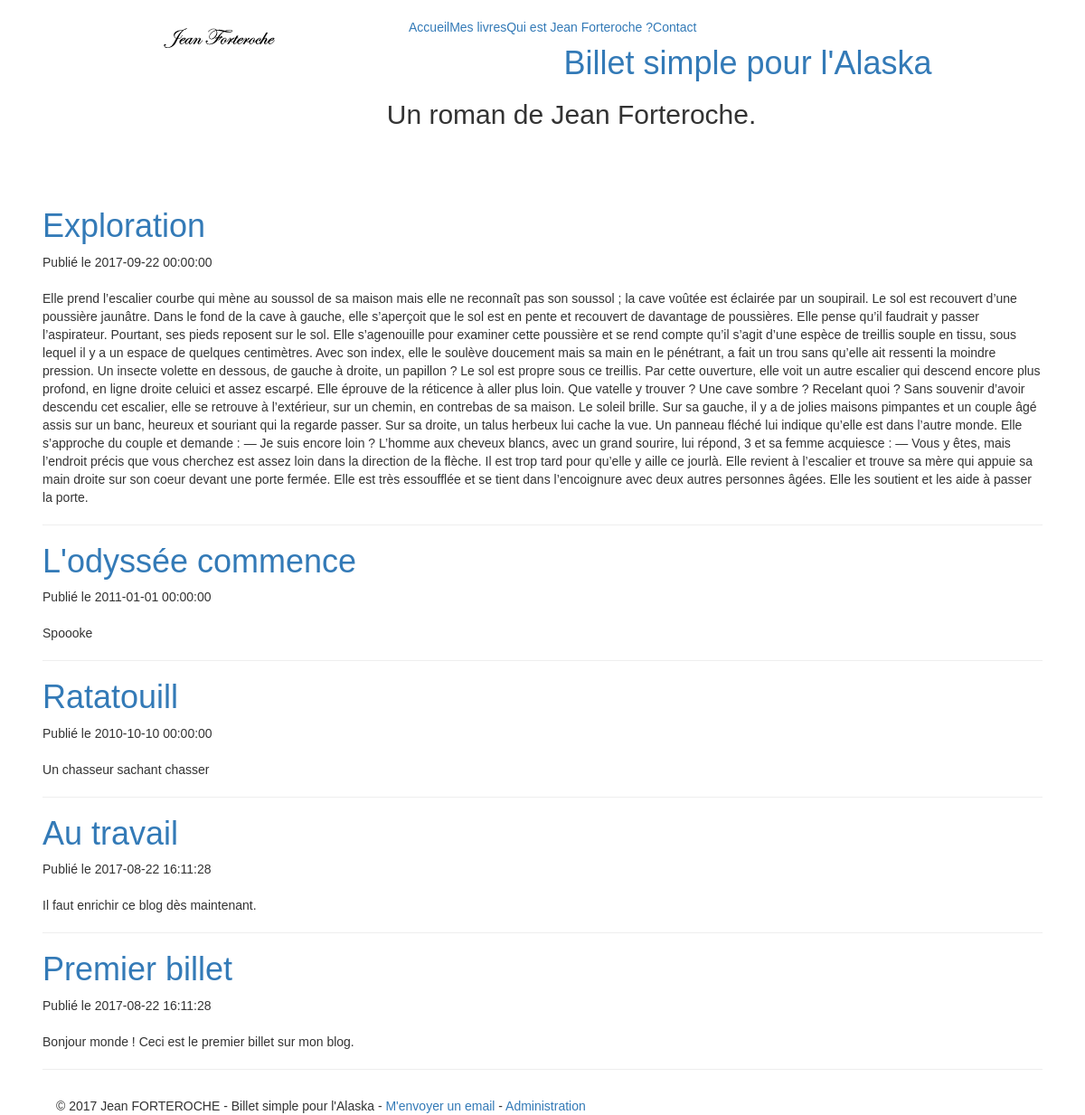
The page / on the database its author committed.
### tables this page shows
CREATE TABLE `t_billet` (
  `BIL_ID` int(11) NOT NULL,
  `BIL_DATE` datetime NOT NULL,
  `BIL_TITRE` varchar(100) NOT NULL,
  `BIL_CONTENU` text NOT NULL
);

### Controleur/ControleurAccueil.php (called while the page is built, shortened)
<?php
class ControleurAccueil extends Controleur {
    private $billet;
    public function __construct() {
        $this->billet = new Billet();
    }
    public function index() {
        $billets = $this->billet->getBilletsTronques(1,750);
        $this->genererVue(array('billets' => $billets));
    }
}

### Autoloader.php (called while the page is built, shortened)
<?php
class Autoloader{
    static function autoload($class){
        if (strpos($class, __NAMESPACE__ . '\\') === 0){
            $class = str_replace(__NAMESPACE__ . '\\', '', $class);
            $class = str_replace('\\', '/', $class);
        }
    }
}

### Modele/Billet.php (called while the page is built, shortened)
<?php
class Billet extends Modele
{
    public function getBilletsTronques($page = 1, $limit = 50)
    {
        $sql = 'select billet.BIL_ID AS id, billet.BIL_CONTENU as contenu, billet.BIL_TITRE as titre, billet.BIL_DATE as date, COUNT(com.COM_ID) as cptCom, SUM(com.COM_SIGNALEMENT) as cptSig'
            . ' from T_BILLET as billet'
            . ' LEFT JOIN T_COMMENTAIRE com ON com.BIL_ID = billet.BIL_ID'
            . ' GROUP BY billet.BIL_ID'
            . ' order by billet.BIL_ID desc';
        $billetsTronques = $this->executerRequete($sql, array(), self::MAX_PER_PAGE, ($page - 1) * self::MAX_PER_PAGE);
        return $billetsTronques;
    }
}

### Framework/Configuration.php (called while the page is built, shortened)
<?php
class Configuration {
    private static $parametres;
    public static function get($nom, $valeurParDefaut = null) {
        if (isset(self::getParametres()[$nom])) {
            $valeur = self::getParametres()[$nom];
        }
        else {
            $valeur = $valeurParDefaut;
        }
        return $valeur;
    }
    private static function getParametres() {
        if (self::$parametres == null) {
            $cheminFichier = "Config/dev.ini";
            if (!file_exists($cheminFichier)) {
                throw new Exception("Aucun fichier de configuration trouvé");
            }
            else {
                self::$parametres = parse_ini_file($cheminFichier);
            }
        }
        return self::$parametres;
    }
}

### Framework/Modele.php (called while the page is built, shortened)
<?php
abstract class Modele
{
    private static $bdd;
    protected function executerRequete($sql, $params = null)
    {
        if ($params == null) {
            $result = self::getBdd()->query($sql);
        }
        return $result;
    }
        private
        static function getBdd()
        {
            if (self::$bdd === null) {
                $dsn = Configuration::get("dsn");
                $login = Configuration::get("login");
                $mdp = Configuration::get("mdp");
                self::$bdd = new \PDO($dsn, $login, $mdp,
                    array(\PDO::ATTR_ERRMODE => \PDO::ERRMODE_EXCEPTION));
            }
            return self::$bdd;
        }
    }

### Framework/Routeur.php (called while the page is built, shortened)
<?php
class Routeur {
    public function routerRequete() {
        try {
            $requete = new Requete(array_merge($_GET, $_POST));
            $controleur = $this->creerControleur($requete);
            $action = $this->creerAction($requete);
            $controleur->executerAction($action);
        }
        catch (\Exception $e) {
            $this->gererErreur($e);
        }
    }
    private function creerControleur(Requete $requete) {
        try {
            $controleur = new $classeControleur();
            $controleur->setRequete($requete);
            return $controleur;
        }
        catch (\Exception $e){
            throw new \Exception("Cette page n'existe pas !!!");
        }
    }
    private function creerAction(Requete $requete) {
        $action = "index";
        return $action;
    }
}

### index.php (called while the page is built, shortened)
<?php
require_once "Autoloader.php";
$routeur = new Routeur();
$routeur->routerRequete();

### Vue/Accueil/index.php (the view)
<?php $this->titre = "Mon Blog"; ?>
<?php foreach ($billets as $billet):
    ?>
    <article>
        <header>
            <a href="<?= "billet/index/" . $this->nettoyer($billet['id']) ?>">
                <h1 class="titreBillet"><?= $this->nettoyer($billet['titre']) ?></h1>
            </a>
            <time>Publié le <?= $this->nettoyer($billet['date']) ?></time>
        </header>
        <br>
        <p><?= $this->supernettoyer($billet['contenu']) ?></p>
    </article>
    <hr />
<?php endforeach; ?>
<?php $this->lien = "<a href='email'>M'envoyer un email</a> - <a href='admin'>Administration</a>"; ?>

### Vue/gabarit.php (shortened to what this page needs)
<!DOCTYPE html>
<html lang="fr">
<head>
    <link rel="stylesheet" href="Contenu/css/bootstrap.min.css">
    <link rel="stylesheet" href="Contenu/css/style.css"/>
</head>
<body class="corp">
<header class="visiteur">
    <div class="container">
    <div class="row">
        <div class="col-lg-4"><img src='Contenu/images/logo.png' alt='logo'></div>
        <div class="col-lg-8">
            <nav class="menu">
                <ul class="list-unstyled">
                    <li><a href='Accueil'>Accueil</a></li>
                    <li><a href='MesLivres'>Mes livres</a></li>
                    <li><a href='QuiEstJF'>Qui est Jean Forteroche ?</a></li>
                    <li><a href='Contact'>Contact</a></li>
                </ul>
            </nav>
        </div>
        <a href=""><h1 id="titre-page">Billet simple pour l'Alaska</h1></a>
        <h2 id="sous-titre-page">Un roman de Jean Forteroche.</h2>
    </div>
</header>
<div id="contenu">
    <?= $contenu ?>
</div>
<footer id="piedBlog">
    <div class="container">
        <div class="copyright">
            © 2017 Jean FORTEROCHE - Billet simple pour l'Alaska - <?= $lien ?>
        </div>
    </div>
</footer>
</body>
</html>

### Framework/Controleur.php (shortened to what this page needs)
<?php
abstract class Controleur {
    private $action;
    public function executerAction($action)
    {
        if (method_exists($this, $action)) {
            $this->action = $action;
            $this->{$this->action}();
        }
        else {
            $classeControleur = get_class($this);
            throw new Exception("Action '$action' non définie dans la classe $classeControleur");
        }
    }
    protected function genererVue($donneesVue = array(), $action = null)
    {
        $classeControleur = get_class($this);
        $controleur = str_replace("Blog\\Controleur\\Controleur", "", $classeControleur);
        $vue = new Vue($this->action, $controleur);
        $vue->generer($donneesVue);
    }
}

### Framework/Vue.php (shortened to what this page needs)
<?php
class Vue {
    private $fichier;
    private $titre;
    private $menu;
    private $lien;
    public function __construct($action, $controleur = "") {
        $fichier = "Vue/";
        if ($controleur != "") {
            $fichier = $fichier . $controleur . "/";
        }
        $this->fichier = $fichier . $action . ".php";
    }
    public function generer($donnees) {
        $contenu = $this->genererFichier($this->fichier, $donnees);
        $racineWeb = Configuration::get("racineWeb", "/");
        $vue = $this->genererFichier('Vue/gabarit.php',
                array('titre' => $this->titre,'menu' => $this->menu, 'contenu' => $contenu, 'lien' => $this->lien,
                    'racineWeb' => $racineWeb));
        echo $vue;
    }
    private function genererFichier($fichier, $donnees) {
        if (file_exists($fichier)) {
            extract($donnees);
            require $fichier;
            return ob_get_clean();
        }
        else {
            throw new \Exception("Fichier '$fichier' introuvable");
        }
    }
    private function nettoyer($valeur) {
        return htmlspecialchars($valeur, ENT_QUOTES, 'UTF-8', false);
    }
    private function superNettoyer ($valeur) {
        return  strip_tags($valeur);
    }
}

### Contenu/css/style.css (style rules this page uses)
html, body { height: 100%; padding-left: 2%; padding-right:2%; }
body { color: #black; font-family: 'Futura-Medium', 'Futura', 'Trebuchet MS', sans-serif; }
#titre-page { margin-bottom : 0px; }
#sous-titre-page { margin-bottom : 0px; }
nav.menu ul { display: flex; flex-direction: row; }
header.visiteur { height:200px; background-size:cover; text-align:center; margin:0 0 30px 0; }
#contenu { margin-bottom : 30px; }

### rows shown on the page
t_billet: BIL_TITRE "Exploration", BIL_DATE "2017-09-22 00:00:00", BIL_CONTENU "Elle prend l’escalier courbe qui mène au soussol de sa maison mais elle ne reconnaît pas son soussol ; la cave voûtée est éclairée par un soupirail. Le sol est recouvert d’une poussière jaunâtre. Dans le fond de la cave à gauche, elle s’aperçoit que le sol est en pente et recouvert de davantage de poussières. Elle pense qu’il faudrait y passer l’aspirateur. Pourtant, ses pieds reposent sur le sol. Elle s’agenouille pour examiner cette poussière et se rend compte qu’il s’agit d’une espèce de treillis souple en tissu, sous lequel il y a un espace de quelques centimètres. Avec son index, elle le soulève doucement mais sa main en le pénétrant, a fait un trou sans qu’elle ait ressenti la moindre…"
t_billet: BIL_TITRE "L'odyssée commence", BIL_DATE "2011-01-01 00:00:00", BIL_CONTENU "Spoooke"
t_billet: BIL_TITRE "Ratatouill", BIL_DATE "2010-10-10 00:00:00", BIL_CONTENU "Un chasseur sachant chasser"
t_billet: BIL_TITRE "Au travail", BIL_DATE "2017-08-22 16:11:28", BIL_CONTENU "Il faut enrichir ce blog dès maintenant."
t_billet: BIL_TITRE "Premier billet", BIL_DATE "2017-08-22 16:11:28", BIL_CONTENU "Bonjour monde ! Ceci est le premier billet sur mon blog."
